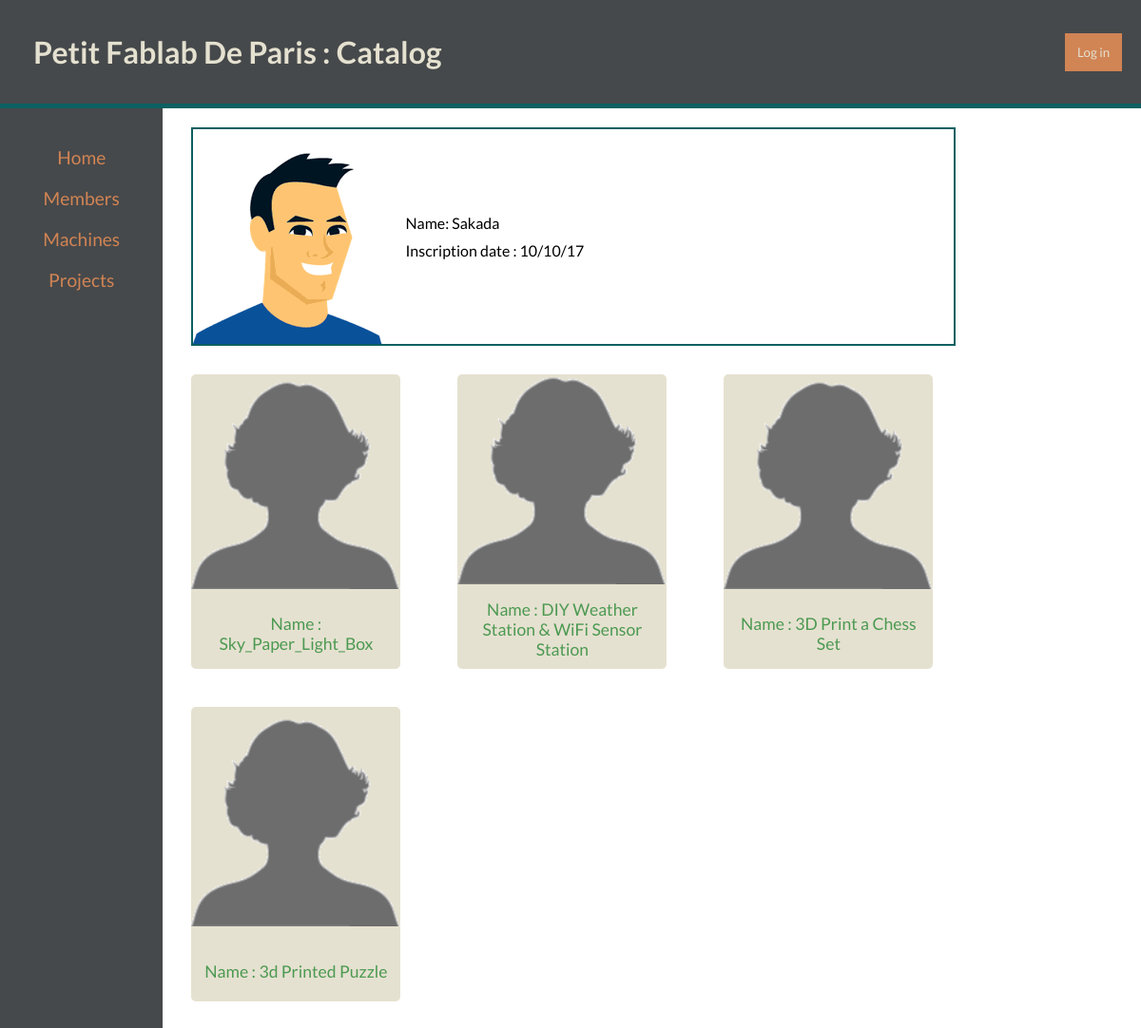
The page /catalog/member/2 on the database its author committed.
### setup_database.py (models this page shows)
class Member(Base):
    __tablename__ = 'member'
    id = Column(Integer, primary_key=True)
    name = Column(String(250), nullable=False)
    email = Column(String(250), nullable=False)
    inscription_date = Column(String(250)) #DD/MM/YY
    picture = Column(String(250), default="blank_user.gif")

class Project(Base):
    __tablename__ = 'project'
    id = Column(Integer, primary_key=True)
    name = Column(String(250))
    description = Column(String(450))
    picture = Column(String(250), default="blank_project.gif")
    source = Column(String(850))
    end_date = Column(String(10)) #DD/MM/YY
    member_id = Column(Integer, ForeignKey('member.id'))
    member = relationship(Member)

### catalog.py (the view)
@app.route('/catalog/member/<int:member_id>')
def show_member(member_id):
    session = DBSession()
    member = session.query(Member).filter_by(id=member_id).one()
    projects = session.query(Project).filter(Project.member_id==member_id).all()
    session.close()
    return render_template('member.html', member=member, projects=projects)

### templates/member.html
{% extends "main.html" %}
{% block content %}
<div class="element__container ">
  <img src="{{ url_for('static', filename='avatar/'+member.picture)}}">
  <div class="project-info">
    <p>Name: {{member.name}}</p>
    <p>Inscription date : {{member.inscription_date}}</p>
  </div>
</div>
<div class="member__project-container">
  {% for project in projects %}
    <div class="card">
    <img class="card__picture" src="{{ url_for('static', filename='project/blank_project.gif')}}">
      <div class="card__primary_element">Name : {{project.name}} </div>
    </div>
  {% endfor %}
</div>
</div>
{% endblock %}

### static/styles.css (style rules this page uses)
* { margin:0px; padding:0px; font-family:'Lato', sans-serif; }
html { height:100%; }
body { position:absolute; width:100%; height:100%; }
.element__container { display:flex; flex-direction: row; border: solid #0C6062 2px; width : 800px; height:auto; align-items: center; margin:20px 30px; }
.element__container > img { flex:1; }
.element__container > div { flex:4; }
.member__project-container { display:flex; flex-direction:row; justify-content: flex-start; flex-wrap: wrap; margin:20px 0; }
.content p { margin:10px 0px; }
.project-info { margin:auto; }
.card { display:flex; flex-direction: column; justify-content: space-around; align-items: stretch; width:220px; height:310px; text-align:center; margin:10px 30px 30px 30px; border-radius:5px; background-color:#E5E1D0; }
.card__primary_element { padding:10px; margin:0px auto; color:#4C9952; font-size: 1.1rem; }
.card__picture { width:100%; height:auto; margin-bottom:5px; }

### rows shown on the page
Member: picture (picture), name "Sakada", inscription_date "10/10/17"
Project: name "Sky_Paper_Light_Box"
Project: name "DIY Weather Station & WiFi Sensor Station"
Project: name "3D Print a Chess Set"
Project: name "3d Printed Puzzle"
